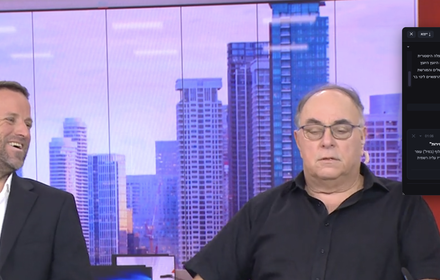
#> input picture store/out/promo-440x280.png, 440 x 280 px
$ python make-store-images.py out/promo-440x280.png
#> lines starting #> are read from the running program, lines starting #| are printed output that depends on the picture
#!/usr/bin/env python3
# -*- coding: utf-8 -*-
"""
make-store-images.py — ממיר צילומי מסך גולמיים לנכסים בגודל המדויק
שחנות התוספים של כרום דורשת.

התקנה:   pip3 install pillow
שימוש:   python3 make-store-images.py raw/*.png
          python3 make-store-images.py --mode crop raw/hero.png
          python3 make-store-images.py --bg "#0d1117" raw/*.png

הפלט נשמר ב-out/ בשמות screenshot-1.png ... screenshot-5.png,
כל אחד בדיוק 1280x800 פיקסלים, RGB, בלי ערוץ אלפא.

מצבים:
  contain (ברירת מחדל) — מקטין את התמונה כך שתיכנס במלואה, וממלא את השוליים.
                          שום דבר לא נחתך. מתאים לפאנל צר וגבוה.
  crop                  — ממלא את כל הקנבס וחותך את העודף מהמרכז.
                          מתאים לצילום מסך רחב שכבר קרוב ל-16:10.
"""

import argparse, os, sys
from PIL import Image, ImageFilter

W, H = 1280, 800
PROMO_W, PROMO_H = 440, 280


def edge_color(im):
    """צבע רקע שנדגם מפינות התמונה — מתמזג טוב יותר מאשר שחור שרירותי."""
    small = im.convert("RGB").resize((32, 32))
    px = small.load()
    corners = [px[1, 1], px[30, 1], px[1, 30], px[30, 30]]
    r = sum(c[0] for c in corners) // 4
    g = sum(c[1] for c in corners) // 4
    b = sum(c[2] for c in corners) // 4
    return (r, g, b)


def blurred_backdrop(im, w, h):
    """רקע מטושטש מהתמונה עצמה — נראה הרבה יותר טוב משטח אחיד
    כשהתמונה צרה בהרבה מהקנבס."""
    src = im.convert("RGB")
    ratio = max(w / src.width, h / src.height)
    bg = src.resize((int(src.width * ratio) + 1, int(src.height * ratio) + 1), Image.LANCZOS)
    left = (bg.width - w) // 2
    top = (bg.height - h) // 2
    bg = bg.crop((left, top, left + w, top + h))
    bg = bg.filter(ImageFilter.GaussianBlur(28))
    # מכהה את הרקע כדי שהתמונה החדה תבלוט
    dark = Image.new("RGB", (w, h), (0, 0, 0))
    return Image.blend(bg, dark, 0.55)


def fit(im, w, h, mode="contain", bg=None, backdrop="blur", margin=0):
    src = im.convert("RGB")

    if mode == "crop":
        ratio = max(w / src.width, h / src.height)
        nw, nh = int(src.width * ratio + 0.5), int(src.height * ratio + 0.5)
        resized = src.resize((nw, nh), Image.LANCZOS)
        left, top = (nw - w) // 2, (nh - h) // 2
        return resized.crop((left, top, left + w, top + h))

    # contain
    avail_w, avail_h = w - 2 * margin, h - 2 * margin
    ratio = min(avail_w / src.width, avail_h / src.height)
    nw, nh = max(1, int(src.width * ratio)), max(1, int(src.height * ratio))
    resized = src.resize((nw, nh), Image.LANCZOS)

    if bg:
        canvas = Image.new("RGB", (w, h), bg)
    elif backdrop == "blur":
        canvas = blurred_backdrop(src, w, h)
    else:
        canvas = Image.new("RGB", (w, h), edge_color(src))

    canvas.paste(resized, ((w - nw) // 2, (h - nh) // 2))
    return canvas


def main():
    p = argparse.ArgumentParser()
    p.add_argument("files", nargs="+", help="צילומי מסך גולמיים, בסדר שבו הם יופיעו בחנות")
    p.add_argument("--mode", choices=["contain", "crop"], default="contain")
    p.add_argument("--bg", default=None, help='צבע רקע אחיד, למשל "#0d1117". ברירת המחדל: רקע מטושטש מהתמונה')
    p.add_argument("--backdrop", choices=["blur", "flat"], default="blur")
    p.add_argument("--margin", type=int, default=0, help="שוליים בפיקסלים סביב התמונה")
    p.add_argument("--out", default="out")
    p.add_argument("--promo", action="store_true", help="לייצר גם תמונת קידום 440x280 מהקובץ הראשון")
    a = p.parse_args()

    if len(a.files) > 5:
        print(f"⚠  החנות מקבלת עד 5 צילומי מסך. נלקחים חמשת הראשונים מתוך {len(a.files)}.", file=sys.stderr)
        a.files = a.files[:5]

    os.makedirs(a.out, exist_ok=True)

    for i, path in enumerate(a.files, 1):
        try:
            im = Image.open(path)
#> im is the input picture: PIL image 440x280 RGB; mean R, G, B 130.8, 119.5, 170.8
        except Exception as e:
            print(f"✗  {path}: {e}", file=sys.stderr)
            continue

        out_im = fit(im, W, H, mode=a.mode, bg=a.bg, backdrop=a.backdrop, margin=a.margin)
#> in blurred_backdrop, `bg = src.resize((int(src.width * ratio) + 1, int(src.height * ratio) +..`:
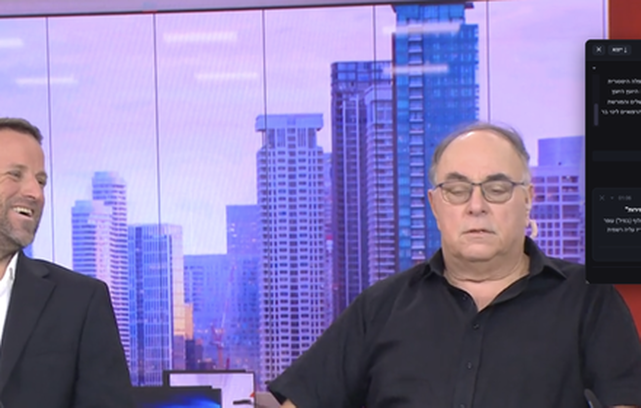
#> bg: PIL image 1281x815 RGB (shown at 1/2 size); mean R, G, B 130.8, 119.5, 170.8
#> in blurred_backdrop, `bg = bg.crop((left, top, left + w, top + h))`:
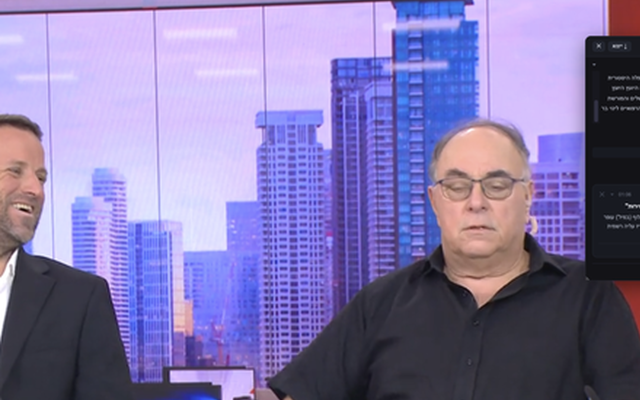
#> bg: PIL image 1280x800 RGB (shown at 1/2 size); mean R, G, B 131.3, 120.1, 171.7
#> in blurred_backdrop, `bg = bg.filter(ImageFilter.GaussianBlur(28))`:
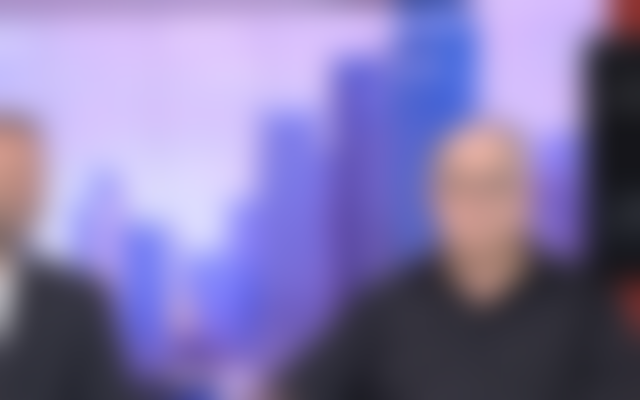
#> bg: PIL image 1280x800 RGB (shown at 1/2 size); mean R, G, B 131.2, 120, 171.6
#> in blurred_backdrop, `dark = Image.new("RGB", (w, h), (0, 0, 0))`: dark: PIL image 1280x800 RGB; every value is 0
#> in blurred_backdrop, `return Image.blend(bg, dark, 0.55)`:
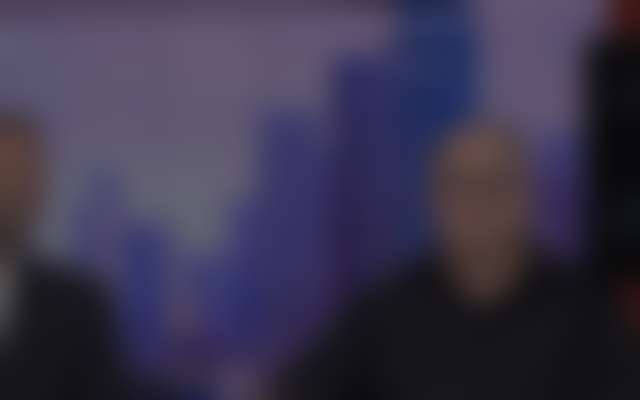
#> returned value: PIL image 1280x800 RGB (shown at 1/2 size); mean R, G, B 58.6, 53.5, 76.7
#> in fit, `canvas.paste(resized, ((w - nw) // 2, (h - nh) // 2))`:
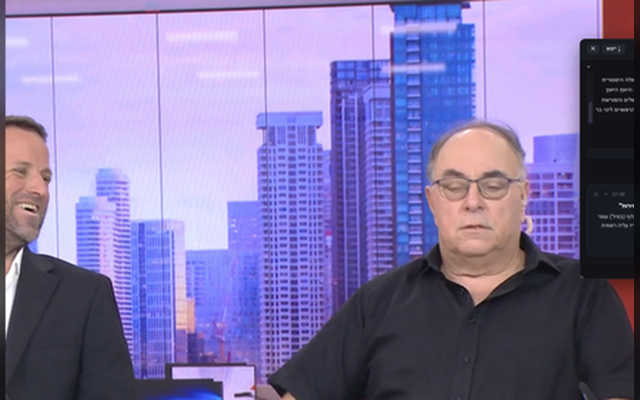
#> canvas: PIL image 1280x800 RGB (shown at 1/2 size); mean R, G, B 129.2, 118.1, 168.5
        dest = os.path.join(a.out, f"screenshot-{i}.png")
        out_im.save(dest, "PNG", optimize=True)
        print(f"✓  {os.path.basename(path)}  {im.width}x{im.height}  →  {dest}  {W}x{H}")
#| ✓  promo-440x280.png  440x280  →  out/screenshot-1.png  1280x800

        if a.promo and i == 1:
            promo = fit(im, PROMO_W, PROMO_H, mode="crop")
            pdest = os.path.join(a.out, "promo-440x280.png")
            promo.save(pdest, "PNG", optimize=True)
            print(f"✓  תמונת קידום קטנה  →  {pdest}  {PROMO_W}x{PROMO_H}")

    print(f"\nמוכן. העלה את הקבצים מתוך {a.out}/ בלשונית Store listing.")


if __name__ == "__main__":
    main()
